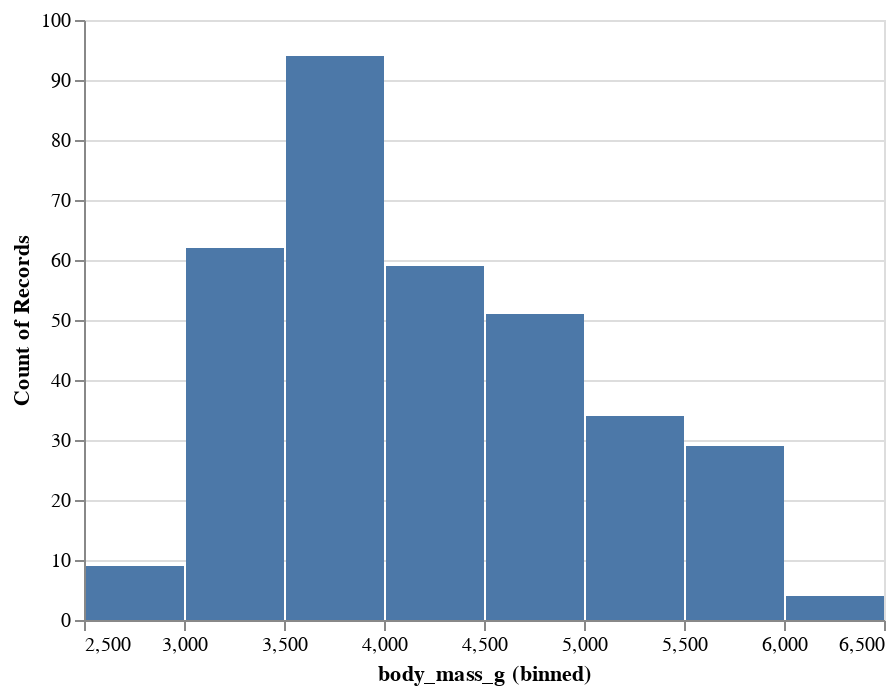

Source (notebook cell):
### Markdown cell above
## Using a Histogram
So how do we use a histogram to figure out the probability distribution of a continuous random variable? We'll walk through an example.

  7. Let X = the body mass of a randomly chosen penguin. Write code to generate a histogram for body mass. Use `altair` and add a **tooltip** so that you can see the `count` on hover.  
    a. What is the size of the sample space?

    b. How many penguins have a body mass between 4500 and 5000 grams?

    c. What is the probability of choosing a penguin with body mass between 4500 and 5000 grams?

    d. How would you describe the probability distribution of penguin body mass?

### Code cell
import altair as alt

#c: penguins.shape to find sample space size

alt.Chart(penguins).mark_bar().encode(
    x=alt.X("body_mass_g", bin=True),
    y="count()",
    tooltip=["count()"]
)

#penguins["body_mass_g"]

### Figure 1 — Vega-Lite specification as saved in the notebook (floating-point values rounded to 4 significant figures; data arrays with more than 128 entries replaced by an {"elided": "..."} marker saying what was removed)
{"config": {"view": {"continuousWidth": 400, "continuousHeight": 300}}, "data": {"name": "data-d00e1631cca48c544438d30d2b470e8a"}, "mark": "bar", "encoding": {"tooltip": [{"type": "quantitative", "aggregate": "count"}], "x": {"type": "quantitative", "bin": true, "field": "body_mass_g"}, "y": {"type": "quantitative", "aggregate": "count"}}, "$schema": "https://vega.github.io/schema/vega-lite/v4.8.1.json", "datasets": {"data-d00e1631cca48c544438d30d2b470e8a": {"elided": "344 records"}}}
